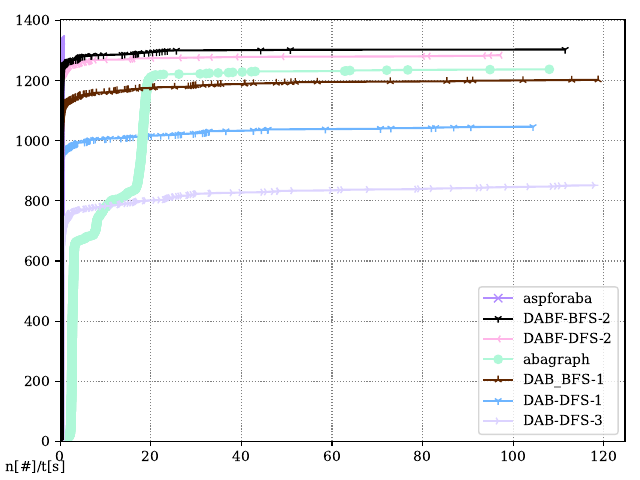

Recreate this plot in Python.
import pandas as pd
import numpy as np
import matplotlib
import operator
matplotlib.use('TkAgg')

import math

import matplotlib.pyplot as plt
from cycler import cycler

# plt.style.use('seaborn')
matplotlib.rcParams['font.family'] = 'serif'

import constants as ct
import utils as ut

DURATION_COLUMN = 'duration_sec'
INDEX_COLUMN = 'int_index'


def plot_cactus_plot_reversed(solved_dfs):

    ax = None
    for solver, solver_df in solved_dfs.items():

        solver_df[DURATION_COLUMN] = solver_df['duration'] / 1e3
        group_df = solver_df.sort_values(by=DURATION_COLUMN)
        group_df[INDEX_COLUMN] = range(len(group_df))

        # connect with line
        ax = group_df.plot(y=INDEX_COLUMN, x=DURATION_COLUMN, color=ct.COLORS_DICT[solver], marker=ct.MARKERS_DICT[solver], ax=ax, label=solver)
        # just a scatter plot
        #ax = group_df.plot(kind='scatter', y=INDEX_COLUMN, x=DURATION_COLUMN, color=ct.COLORS_DICT[solver], marker=ct.MARKERS_DICT[solver], ax=ax, label=solver)


        # Add grid
        ax.grid(color='grey', linestyle=':')

    #PLOT_TITLE = 'Time needed for solving'
    PLOT_TITLE = ''

    #if show_title:
    #    ax.set_title(ut.get_plot_title(PLOT_TITLE, subtitle))

    ax.set_ylabel('')
    ax.set_xlabel('')

    handles, labels = ax.get_legend_handles_labels()

    # Sort by #solved instances, but always keep vbest
    handles, labels = zip(
        *sorted([*zip(handles, labels)], key=lambda handle_label: solved_dfs[handle_label[1]].shape[0], reverse=True))

    ax.legend(handles=handles, labels=labels)

    ax.set_ylim(bottom=0)
    ax.set_xlim(left=0)

    plt.tight_layout()

    # these x, y values are dependant on the size of graph
    plt.text(-12, -100, 'n[#]/t[s]')
    plt.savefig(f'cactus_plot.pdf')
    plt.show()



if __name__ == '__main__':
    # entire dataframe

    solvers_dfs = {solver: pd.read_csv(solver_csv) for solver, solver_csv in ct.INPUT_FILES_DICT.items()}
    solved_dfs = {solver: ut.get_solved_rows(solver_df) for solver, solver_df in solvers_dfs.items()}

    plot_cactus_plot_reversed(solved_dfs)

